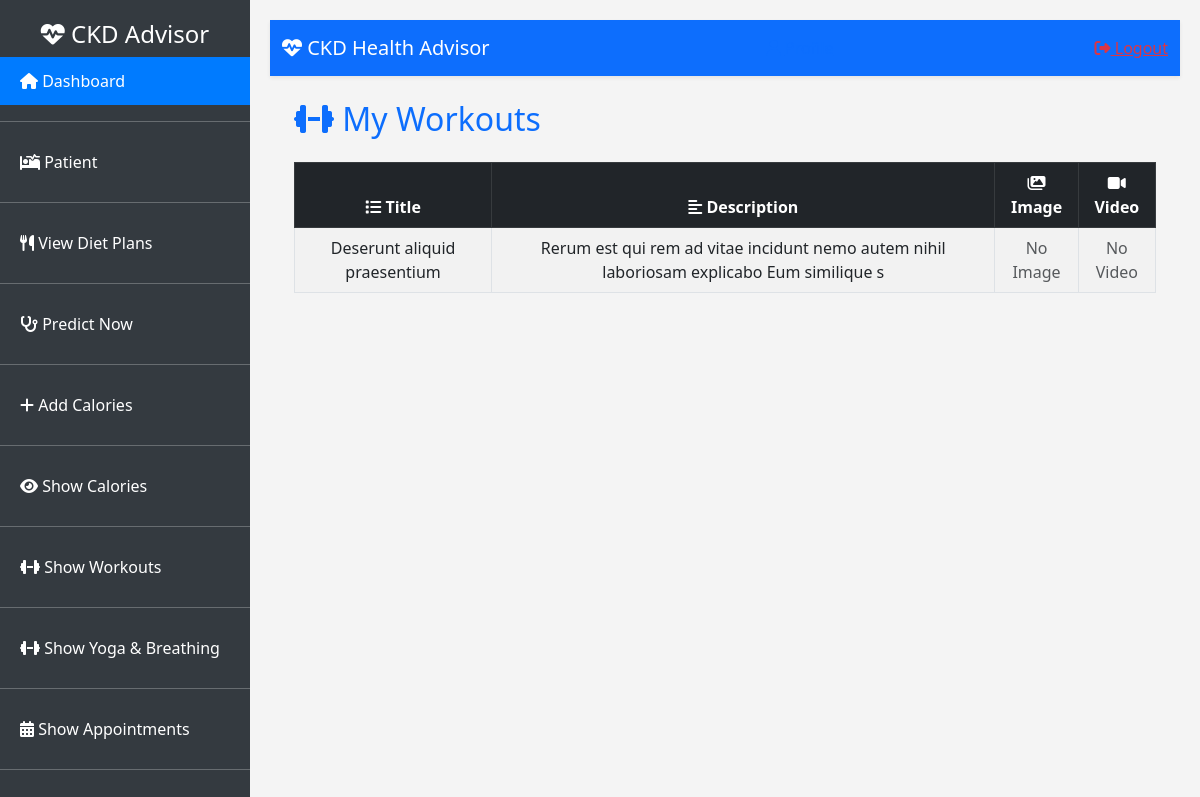
Screenshot of /patient/workouts/ (signed in) with the database file from the repository.
### patient/models.py (models this page shows, shortened)
class SweatSpot(models.Model):
    patient = models.ForeignKey(
        Patient,
        on_delete=models.CASCADE,
        related_name="sweatspot"
    )
    title = models.CharField(max_length=100)
    description = models.TextField()
    image = models.ImageField(
        upload_to="workout_images/",
        blank=True,
        null=True
    )
    video = models.FileField(
        upload_to="workout_videos/",
        blank=True,
        null=True
    )

### patient/views.py (the view)
# urls.py: path("workouts/", WorkoutListView.as_view(), name="patient_workouts"),
class WorkoutListView(LoginRequiredMixin, ListView):
    model = SweatSpot
    template_name = "patient/workout_plans.html"
    context_object_name = "workouts"
    def get_queryset(self):
        return SweatSpot.objects.filter(patient__patient_info__user=self.request.user).order_by('-id')

### templates/patient/workout_plans.html (shortened to what this page needs)
{% extends "patient/base.html" %}
{% block content %}
<div class="container mt-4">
    <h2 class="mb-4 text-primary"><i class="fas fa-dumbbell"></i> My Workouts</h2>
    {% if workouts %}
        <div class="table-responsive">
            <table class="table table-striped table-bordered text-center align-middle">
                <thead class="table-dark">
                    <tr>
                        <th><i class="fas fa-list"></i> Title</th>
                        <th><i class="fas fa-align-left"></i> Description</th>
                        <th><i class="fas fa-images"></i> Image</th>
                        <th><i class="fas fa-video"></i> Video</th>
                    </tr>
                </thead>
                <tbody>
                    {% for workout in workouts %}
                        <tr>
                            <td>{{ workout.title }}</td>
                            <td>{{ workout.description|truncatewords:20 }}</td>
                            <td>
                                {% if workout.image %}
                                    <img src="{{ workout.image.url }}" alt="Workout Image" class="img-thumbnail" width="80">
                                {% else %}
                                    <span class="text-muted">No Image</span>
                                {% endif %}
                            </td>
                            <td>
                                {% if workout.video %}
                                    <a href="{{ workout.video.url }}" class="btn btn-sm btn-info" target="_blank">
                                        <i class="fas fa-play"></i> Watch
                                    </a>
                                {% else %}
                                    <span class="text-muted">No Video</span>
                                {% endif %}
                            </td>
                        </tr>
                    {% endfor %}
                </tbody>
            </table>
        </div>
    {% else %}
        <p class="text-muted text-center"><i class="fas fa-info-circle"></i> No workouts found.</p>
    {% endif %}
</div>
{% endblock %}

### templates/patient/base.html (style rules this page uses)
body { background: #f4f4f4; display: flex; }

### rows the page displays
SweatSpot: title "Deserunt aliquid praesentium", description "Rerum est qui rem ad vitae incidunt nemo autem nihil laboriosam explicabo Eum similique s", image "No Image", video "No Video"
